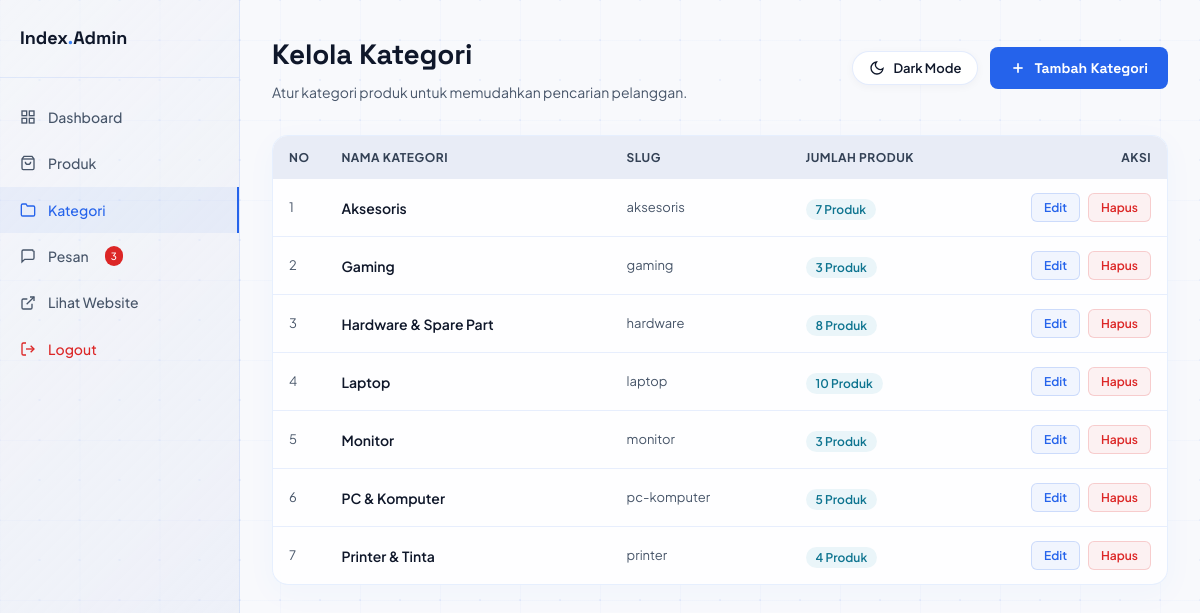
Screenshot of /psw/php/admin/categories.php (signed in) with the database file from the repository.
### tables this page shows
CREATE TABLE `categories` (
  `id` int(11) NOT NULL,
  `name` varchar(100) NOT NULL,
  `slug` varchar(100) NOT NULL,
  `icon` varchar(50) DEFAULT NULL,
  `description` text DEFAULT NULL,
  `created_at` timestamp NULL DEFAULT current_timestamp()
);

### psw/php/admin/categories.php (the view, shortened to what this page needs)
<?php
$db = getDB();
$sql    = "SELECT c.*, (SELECT COUNT(*) FROM products WHERE category_id = c.id) as product_count FROM categories c";
$params = [];
$sql .= " ORDER BY name ASC";
$stmt = $db->prepare($sql);
$stmt->execute($params);
$categories = $stmt->fetchAll();
$totalMessages = $db->query("SELECT COUNT(*) FROM contact_messages WHERE status='unread'")->fetchColumn();
?>
<!DOCTYPE html>
<html lang="id">
<head>
  <link rel="stylesheet" href="../../css/style.css?v=2.0.8">
</head>
<body>
<div class="admin-layout">
  <aside class="admin-sidebar">
    <div class="admin-logo">Index<span>.</span>Admin</div>
    <nav class="admin-nav">
      <a href="index.php">
        <svg width="16" height="16" fill="none" stroke="currentColor" stroke-width="2" viewBox="0 0 24 24"><rect x="3" y="3" width="7" height="7"/><rect x="14" y="3" width="7" height="7"/><rect x="3" y="14" width="7" height="7"/><rect x="14" y="14" width="7" height="7"/></svg>
        Dashboard
      </a>
      <a href="products.php">
        <svg width="16" height="16" fill="none" stroke="currentColor" stroke-width="2" viewBox="0 0 24 24"><path d="M6 2L3 6v14a2 2 0 0 0 2 2h14a2 2 0 0 0 2-2V6l-3-4z"/><line x1="3" y1="6" x2="21" y2="6"/><path d="M16 10a4 4 0 0 1-8 0"/></svg>
        Produk
      </a>
      <a href="categories.php" class="active">
        <svg width="16" height="16" fill="none" stroke="currentColor" stroke-width="2" viewBox="0 0 24 24"><path d="M22 19a2 2 0 0 1-2 2H4a2 2 0 0 1-2-2V5a2 2 0 0 1 2-2h5l2 3h9a2 2 0 0 1 2 2z"/></svg>
        Kategori
      </a>
      <a href="messages.php">
        <svg width="16" height="16" fill="none" stroke="currentColor" stroke-width="2" viewBox="0 0 24 24"><path d="M21 15a2 2 0 0 1-2 2H7l-4 4V5a2 2 0 0 1 2-2h14a2 2 0 0 0 2 2z"/></svg>
        Pesan <?php if ($totalMessages > 0): ?><span style="background:var(--accent-3);color:#fff;font-size:10px;padding:2px 6px;border-radius:10px;margin-left:4px;"><?= $totalMessages ?></span><?php endif; ?>
      </a>
      <a href="../../index.php" target="_blank">
        <svg width="16" height="16" fill="none" stroke="currentColor" stroke-width="2" viewBox="0 0 24 24"><path d="M18 13v6a2 2 0 0 1-2 2H5a2 2 0 0 1-2-2V8a2 2 0 0 1 2-2h6"/><polyline points="15 3 21 3 21 9"/><line x1="10" y1="14" x2="21" y2="3"/></svg>
        Lihat Website
      </a>
      <a href="logout.php" style="color:var(--accent-3);margin-top:auto;">
        <svg width="16" height="16" fill="none" stroke="currentColor" stroke-width="2" viewBox="0 0 24 24"><path d="M9 21H5a2 2 0 0 1-2-2V5a2 2 0 0 1 2-2h4"/><polyline points="16 17 21 12 16 7"/><line x1="21" y1="12" x2="9" y2="12"/></svg>
        Logout
      </a>
    </nav>
  </aside>
  <main class="admin-main">
    <div class="admin-header" style="display:flex;align-items:center;justify-content:space-between;flex-wrap:wrap;gap:16px;">
      <div>
        <div class="admin-title">Kelola Kategori</div>
        <div style="color:var(--text-muted);font-size:14px;margin-top:4px;">Atur kategori produk untuk memudahkan pencarian pelanggan.</div>
      </div>
      <div style="display:flex;gap:12px;align-items:center;">
        <button id="adminThemeToggle" onclick="toggleAdminTheme()" title="Ganti tema" aria-label="Toggle light/dark mode"
          style="display:flex;align-items:center;gap:8px;background:var(--surface);border:1px solid var(--border);color:var(--text);font-family:var(--font-body);font-size:13px;font-weight:600;padding:8px 16px;border-radius:24px;cursor:pointer;transition:var(--transition);flex-shrink:0;">
          <svg id="adminThemeIcon" width="16" height="16" fill="none" stroke="currentColor" stroke-width="2" viewBox="0 0 24 24"></svg>
          <span id="adminThemeLabel">Light Mode</span>
        </button>
      <button class="btn-save" onclick="openModal('modalTambah')" style="display:flex;align-items:center;gap:8px;padding:12px 20px;">
        <svg width="16" height="16" fill="none" stroke="currentColor" stroke-width="2.5" viewBox="0 0 24 24"><line x1="12" y1="5" x2="12" y2="19"/><line x1="5" y1="12" x2="19" y2="12"/></svg>
        Tambah Kategori
      </button>
      </div>
    </div>
    <div class="admin-table-wrap">
      <table>
        <thead>
          <tr>
            <th style="width:50px;">No</th>
            <th>Nama Kategori</th>
            <th>Slug</th>
            <th>Jumlah Produk</th>
            <th style="width:160px;text-align:right;">Aksi</th>
          </tr>
        </thead>
        <tbody>
          <?php foreach ($categories as $i => $cat): ?>
          <tr>
            <td style="color:var(--text-muted);font-size:13px;"><?= $i + 1 ?></td>
            <td style="font-weight:600;"><?= htmlspecialchars($cat['name']) ?></td>
            <td style="color:var(--text-muted);font-size:13px;"><?= htmlspecialchars($cat['slug']) ?></td>
            <td><span class="badge-active"><?= $cat['product_count'] ?> Produk</span></td>
            <td style="text-align:right;">
              <div class="table-actions" style="justify-content:flex-end;">
                <button class="btn-edit" onclick="openEdit(<?= $cat['id'] ?>)">Edit</button>
                <button class="btn-delete" onclick="confirmDelete(<?= $cat['id'] ?>, '<?= htmlspecialchars(addslashes($cat['name'])) ?>')">Hapus</button>
              </div>
            </td>
          </tr>
          <?php endforeach; ?>
        </tbody>
      </table>
    </div>
  </main>
</div>
</body>
</html>

### rows the page displays
categories: name "Aksesoris", slug "aksesoris", product_count "7"
categories: name "Gaming", slug "gaming", product_count "3"
categories: name "Hardware & Spare Part", slug "hardware", product_count "8"
categories: name "Laptop", slug "laptop", product_count "10"
categories: name "Monitor", slug "monitor", product_count "3"
categories: name "PC & Komputer", slug "pc-komputer", product_count "5"
categories: name "Printer & Tinta", slug "printer", product_count "4"

### other values shown
$totalMessages "3"
